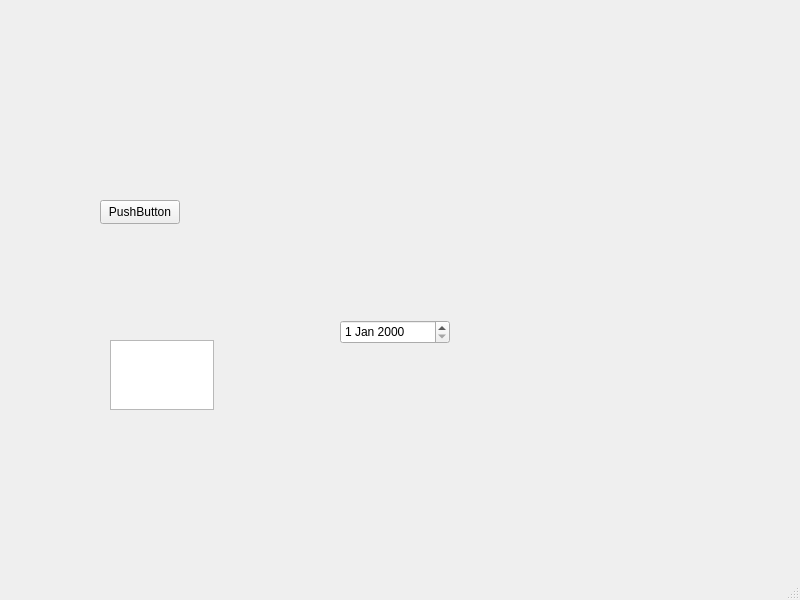
<?xml version="1.0" encoding="UTF-8"?>
<ui version="4.0">
 <class>MainWindow</class>
 <widget class="QMainWindow" name="MainWindow">
  <property name="geometry">
   <rect>
    <x>0</x>
    <y>0</y>
    <width>800</width>
    <height>600</height>
   </rect>
  </property>
  <property name="windowTitle">
   <string>MainWindow</string>
  </property>
  <widget class="QWidget" name="centralwidget">
   <widget class="QPushButton" name="pushButton">
    <property name="geometry">
     <rect>
      <x>100</x>
      <y>200</y>
      <width>80</width>
      <height>24</height>
     </rect>
    </property>
    <property name="text">
     <string>PushButton</string>
    </property>
   </widget>
   <widget class="QTextEdit" name="textEdit">
    <property name="geometry">
     <rect>
      <x>110</x>
      <y>340</y>
      <width>104</width>
      <height>70</height>
     </rect>
    </property>
   </widget>
   <widget class="QDateEdit" name="dateEdit">
    <property name="geometry">
     <rect>
      <x>340</x>
      <y>320</y>
      <width>110</width>
      <height>24</height>
     </rect>
    </property>
   </widget>
  </widget>
  <widget class="QMenuBar" name="menubar">
   <property name="geometry">
    <rect>
     <x>0</x>
     <y>0</y>
     <width>800</width>
     <height>21</height>
    </rect>
   </property>
  </widget>
  <widget class="QStatusBar" name="statusbar"/>
 </widget>
 <resources/>
 <connections/>
</ui>
